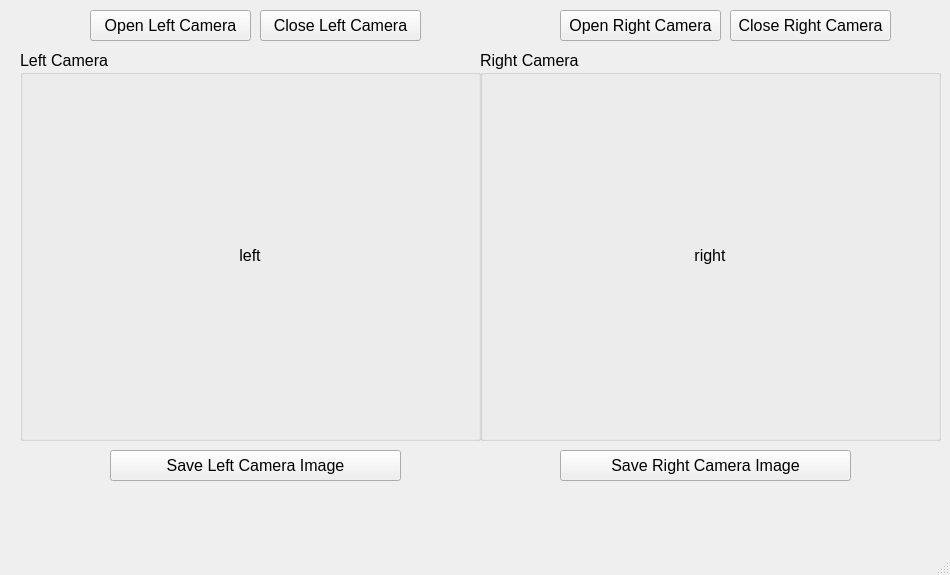
<?xml version="1.0" encoding="UTF-8"?>
<ui version="4.0">
 <class>MainWindow</class>
 <widget class="QMainWindow" name="MainWindow">
  <property name="geometry">
   <rect>
    <x>0</x>
    <y>0</y>
    <width>950</width>
    <height>575</height>
   </rect>
  </property>
  <property name="windowTitle">
   <string>MainWindow</string>
  </property>
  <widget class="QWidget" name="centralwidget">
   <widget class="QPushButton" name="pushButton_right_save">
    <property name="geometry">
     <rect>
      <x>560</x>
      <y>450</y>
      <width>291</width>
      <height>31</height>
     </rect>
    </property>
    <property name="font">
     <font>
      <family>Arial</family>
      <pointsize>12</pointsize>
     </font>
    </property>
    <property name="text">
     <string>Save Right Camera Image</string>
    </property>
   </widget>
   <widget class="QPushButton" name="pushButton_left_save">
    <property name="geometry">
     <rect>
      <x>110</x>
      <y>450</y>
      <width>291</width>
      <height>31</height>
     </rect>
    </property>
    <property name="font">
     <font>
      <family>Arial</family>
      <pointsize>12</pointsize>
     </font>
    </property>
    <property name="text">
     <string>Save Left Camera Image</string>
    </property>
   </widget>
   <widget class="QGroupBox" name="left_camera">
    <property name="geometry">
     <rect>
      <x>20</x>
      <y>50</y>
      <width>461</width>
      <height>391</height>
     </rect>
    </property>
    <property name="font">
     <font>
      <family>Arial</family>
      <pointsize>12</pointsize>
     </font>
    </property>
    <property name="title">
     <string>Left Camera</string>
    </property>
    <widget class="QLabel" name="label_camera_left">
     <property name="geometry">
      <rect>
       <x>10</x>
       <y>40</y>
       <width>440</width>
       <height>330</height>
      </rect>
     </property>
     <property name="font">
      <font>
       <family>Arial</family>
      </font>
     </property>
     <property name="text">
      <string>left</string>
     </property>
     <property name="alignment">
      <set>Qt::AlignCenter</set>
     </property>
    </widget>
   </widget>
   <widget class="QGroupBox" name="right_camera">
    <property name="geometry">
     <rect>
      <x>480</x>
      <y>50</y>
      <width>461</width>
      <height>391</height>
     </rect>
    </property>
    <property name="font">
     <font>
      <family>Arial</family>
      <pointsize>12</pointsize>
     </font>
    </property>
    <property name="title">
     <string>Right Camera</string>
    </property>
    <widget class="QLabel" name="label_camera_right">
     <property name="geometry">
      <rect>
       <x>10</x>
       <y>40</y>
       <width>440</width>
       <height>330</height>
      </rect>
     </property>
     <property name="font">
      <font>
       <family>Arial</family>
      </font>
     </property>
     <property name="text">
      <string>right</string>
     </property>
     <property name="alignment">
      <set>Qt::AlignCenter</set>
     </property>
    </widget>
   </widget>
   <widget class="QPushButton" name="pushButton_left_open">
    <property name="geometry">
     <rect>
      <x>90</x>
      <y>10</y>
      <width>161</width>
      <height>31</height>
     </rect>
    </property>
    <property name="font">
     <font>
      <family>Arial</family>
      <pointsize>12</pointsize>
     </font>
    </property>
    <property name="text">
     <string>Open Left Camera</string>
    </property>
   </widget>
   <widget class="QPushButton" name="pushButton_right_open">
    <property name="geometry">
     <rect>
      <x>560</x>
      <y>10</y>
      <width>161</width>
      <height>31</height>
     </rect>
    </property>
    <property name="font">
     <font>
      <family>Arial</family>
      <pointsize>12</pointsize>
     </font>
    </property>
    <property name="text">
     <string>Open Right Camera</string>
    </property>
   </widget>
   <widget class="QPushButton" name="pushButton_left_close">
    <property name="geometry">
     <rect>
      <x>260</x>
      <y>10</y>
      <width>161</width>
      <height>31</height>
     </rect>
    </property>
    <property name="font">
     <font>
      <family>Arial</family>
      <pointsize>12</pointsize>
     </font>
    </property>
    <property name="text">
     <string>Close Left Camera</string>
    </property>
   </widget>
   <widget class="QPushButton" name="pushButton_right_close">
    <property name="geometry">
     <rect>
      <x>730</x>
      <y>10</y>
      <width>161</width>
      <height>31</height>
     </rect>
    </property>
    <property name="font">
     <font>
      <family>Arial</family>
      <pointsize>12</pointsize>
     </font>
    </property>
    <property name="text">
     <string>Close Right Camera</string>
    </property>
   </widget>
   <widget class="QLabel" name="label_logs_left">
    <property name="geometry">
     <rect>
      <x>110</x>
      <y>490</y>
      <width>291</width>
      <height>31</height>
     </rect>
    </property>
    <property name="font">
     <font>
      <family>Arial</family>
      <pointsize>12</pointsize>
     </font>
    </property>
    <property name="text">
     <string/>
    </property>
   </widget>
   <widget class="QLabel" name="label_logs_right">
    <property name="geometry">
     <rect>
      <x>560</x>
      <y>490</y>
      <width>291</width>
      <height>31</height>
     </rect>
    </property>
    <property name="font">
     <font>
      <family>Arial</family>
      <pointsize>12</pointsize>
     </font>
    </property>
    <property name="text">
     <string/>
    </property>
   </widget>
  </widget>
  <widget class="QMenuBar" name="menubar">
   <property name="geometry">
    <rect>
     <x>0</x>
     <y>0</y>
     <width>950</width>
     <height>21</height>
    </rect>
   </property>
  </widget>
  <widget class="QStatusBar" name="statusbar"/>
 </widget>
 <resources/>
 <connections/>
</ui>
